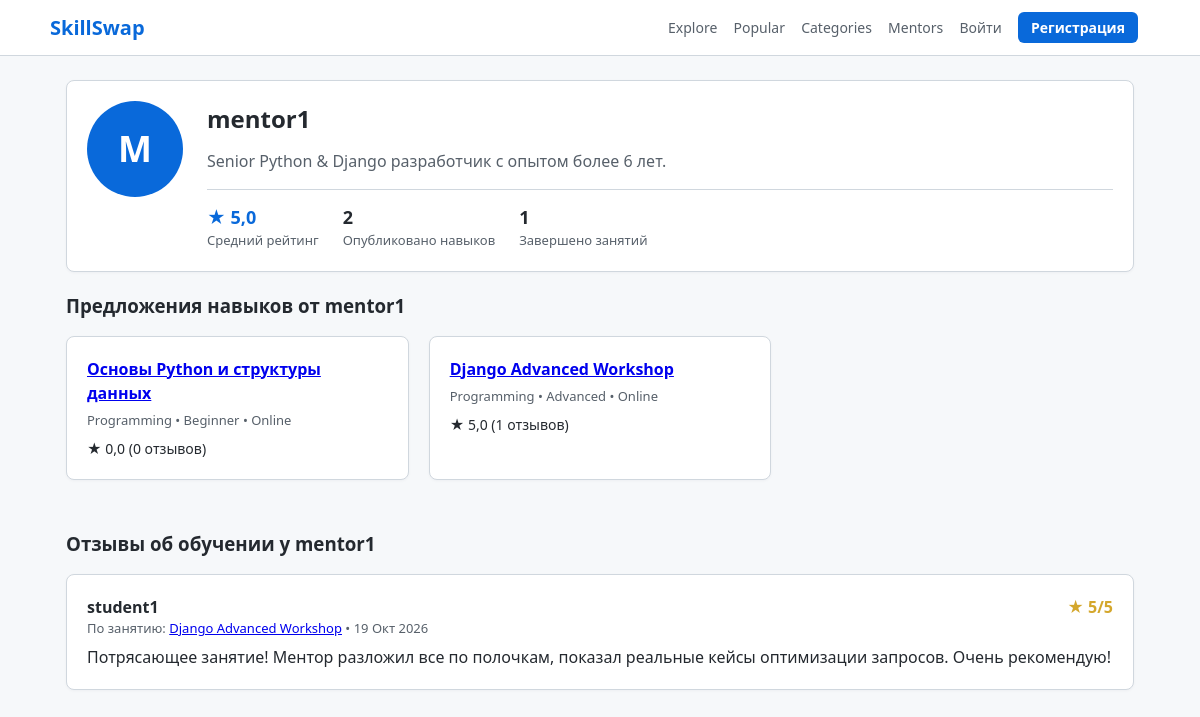
/accounts/profile/mentor1/, run on the app's committed database.
### accounts/models.py (models this page shows, shortened)
class User(AbstractUser):
    ROLE_CHOICES = [
        ("superadmin", "Супер админ"),
        ("admin", "Админ"),
        ("user", "Юзер"),
    ]
    role = models.CharField(max_length=20, choices=ROLE_CHOICES, default="user")
    is_banned = models.BooleanField(default=False)
    avatar = models.ImageField(upload_to="avatars/", null=True, blank=True)
    bio = models.TextField(blank=True, default="")
    @property
    def average_rating(self) -> float:
        from offers.models import Review
        reviews = Review.objects.filter(offer__author=self)
        if not reviews.exists():
            return 0.0
        avg = reviews.aggregate(models.Avg("rating"))["rating__avg"]
        return round(avg, 1) if avg else 0.0
    @property
    def published_offers_count(self) -> int:
        return self.offers.filter(status="published").count()
    @property
    def completed_lessons_count(self) -> int:
        from offers.models import LessonRequest
        return (
            LessonRequest.objects.filter(
                (models.Q(offer__author=self) | models.Q(student=self)),
                status="completed",
            )
            .distinct()
            .count()
        )

### offers/models.py (models this page shows, shortened)
class SkillOffer(models.Model):
    LEVEL_CHOICES = [
        ("Beginner", "Beginner"),
        ("Intermediate", "Intermediate"),
        ("Advanced", "Advanced"),
    ]
    FORMAT_CHOICES = [
        ("Online", "Online"),
        ("Offline", "Offline"),
    ]
    STATUS_CHOICES = [
        ("draft", "Draft"),
        ("pending", "Pending"),
        ("published", "Published"),
        ("rejected", "Rejected"),
    ]
    title = models.CharField(max_length=200)
    description = models.TextField()
    image = models.ImageField(upload_to="offers/", null=True, blank=True)
    category = models.ForeignKey(
        Category, on_delete=models.CASCADE, related_name="offers"
    )
    level = models.CharField(max_length=20, choices=LEVEL_CHOICES, default="Beginner")
    format = models.CharField(max_length=20, choices=FORMAT_CHOICES, default="Online")
    duration = models.CharField(max_length=50, default="60 минут")
    author = models.ForeignKey(
        settings.AUTH_USER_MODEL, on_delete=models.CASCADE, related_name="offers"
    )
    created_at = models.DateTimeField(auto_now_add=True)
    status = models.CharField(max_length=20, choices=STATUS_CHOICES, default="pending")
    class Meta:
        ordering = ["-created_at"]
    @property
    def average_rating(self) -> float:
        reviews = self.reviews.all()
        if not reviews.exists():
            return 0.0
        avg = reviews.aggregate(models.Avg("rating"))["rating__avg"]
        return round(avg, 1) if avg else 0.0
    @property
    def reviews_count(self) -> int:
        return self.reviews.count()

class Category(models.Model):
    name = models.CharField(max_length=100, unique=True)
    slug = models.SlugField(max_length=100, unique=True, blank=True)
    class Meta:
        ordering = ["name"]
        verbose_name_plural = "Categories"

class Review(models.Model):
    offer = models.ForeignKey(
        SkillOffer, on_delete=models.CASCADE, related_name="reviews"
    )
    lesson_request = models.OneToOneField(
        LessonRequest, on_delete=models.CASCADE, related_name="review"
    )
    student = models.ForeignKey(
        settings.AUTH_USER_MODEL, on_delete=models.CASCADE, related_name="reviews"
    )
    rating = models.IntegerField(choices=[(i, str(i)) for i in range(1, 6)])
    comment = models.TextField()
    created_at = models.DateTimeField(auto_now_add=True)
    class Meta:
        ordering = ["-created_at"]

### accounts/views.py (the view)
# urls.py: path("profile/<str:username>/", views.profile_view, name="profile"),
def profile_view(request: HttpRequest, username: str) -> HttpResponse:
    user_obj = get_object_or_404(User, username=username)
    from offers.models import Review, SkillOffer
    published_offers = (
        SkillOffer.objects.filter(author=user_obj, status="published")
        .select_related("category")
        .all()
    )
    reviews = (
        Review.objects.filter(offer__author=user_obj)
        .select_related("student", "offer")
        .all()
    )
    context = {
        "profile_user": user_obj,
        "published_offers": published_offers,
        "reviews": reviews,
    }
    return render(request, "accounts/profile.html", context)

### templates/accounts/profile.html (shortened to what this page needs)
{% extends "base.html" %}
{% block content %}
<div class="card" style="display: flex; gap: 24px; align-items: flex-start; flex-wrap: wrap;">
    <div>
        {% if profile_user.avatar %}
            <img src="{{ profile_user.avatar.url }}" alt="{{ profile_user.username }}" class="avatar-lg">
        {% else %}
            <div style="width: 96px; height: 96px; border-radius: 50%; background-color: #0969da; color: white; display: flex; align-items: center; justify-content: center; font-size: 36px; font-weight: bold;">
                {{ profile_user.username|slice:":1"|upper }}
            </div>
        {% endif %}
    </div>
    <div style="flex: 1;">
        <div style="display: flex; justify-content: space-between; align-items: center; flex-wrap: wrap;">
            <h2>
                {{ profile_user.username }}
            </h2>
        </div>
        <p style="margin: 12px 0; color: #57606a;">
            {{ profile_user.bio|default:"Пользователь пока не добавил описание о себе." }}
        </p>
        <div style="display: flex; gap: 24px; margin-top: 16px; border-top: 1px solid #d0d7de; padding-top: 14px;">
            <div>
                <strong style="font-size: 18px; color: #0969da;">★ {{ profile_user.average_rating }}</strong>
                <div style="font-size: 13px; color: #57606a;">Средний рейтинг</div>
            </div>
            <div>
                <strong style="font-size: 18px;">{{ profile_user.published_offers_count }}</strong>
                <div style="font-size: 13px; color: #57606a;">Опубликовано навыков</div>
            </div>
            <div>
                <strong style="font-size: 18px;">{{ profile_user.completed_lessons_count }}</strong>
                <div style="font-size: 13px; color: #57606a;">Завершено занятий</div>
            </div>
        </div>
    </div>
</div>
<h3 style="margin-bottom: 16px;">Предложения навыков от {{ profile_user.username }}</h3>
{% if published_offers %}
    <div class="grid">
        {% for offer in published_offers %}
            <div class="card">
                <h4><a href="{% url 'offers:offer_detail' offer_id=offer.id %}">{{ offer.title }}</a></h4>
                <p style="font-size: 13px; color: #57606a; margin: 6px 0;">
                    {{ offer.category.name }} • {{ offer.level }} • {{ offer.format }}
                </p>
                <div style="font-size: 14px; margin-top: 8px;">
                    ★ {{ offer.average_rating }} ({{ offer.reviews_count }} отзывов)
                </div>
            </div>
        {% endfor %}
    </div>
{% else %}
    <p style="color: #57606a;">У этого пользователя пока нет опубликованных предложений.</p>
{% endif %}
<h3 style="margin: 30px 0 16px 0;">Отзывы об обучении у {{ profile_user.username }}</h3>
{% if reviews %}
    <div>
        {% for review in reviews %}
            <div class="card" style="margin-bottom: 12px;">
                <div style="display: flex; justify-content: space-between;">
                    <strong>{{ review.student.username }}</strong>
                    <span style="color: #d4a72c; font-weight: bold;">★ {{ review.rating }}/5</span>
                </div>
                <div style="font-size: 13px; color: #57606a; margin-bottom: 6px;">
                    По занятию: <a href="{% url 'offers:offer_detail' offer_id=review.offer.id %}">{{ review.offer.title }}</a>
                    • {{ review.created_at|date:"d M Y" }}
                </div>
                <p>{{ review.comment }}</p>
            </div>
        {% endfor %}
    </div>
{% else %}
    <p style="color: #57606a;">Об этом пользователе пока нет отзывов.</p>
{% endif %}
{% endblock %}

### static/style.css (style rules this page uses)
* { box-sizing: border-box; margin: 0; padding: 0; }
body { font-family: system-ui, -apple-system, "Segoe UI", Roboto, sans-serif; color: #24292f; background-color: #f6f8fa; line-height: 1.5; padding-bottom: 50px; }
.card { background-color: #ffffff; border: 1px solid #d0d7de; border-radius: 8px; padding: 20px; margin-bottom: 20px; box-shadow: 0 1px 3px rgba(31,35,40,0.04); }
.grid { display: grid; grid-template-columns: repeat(auto-fill, minmax(300px, 1fr)); gap: 20px; }

### data on the page
User: username "M", username "mentor1", bio "Senior Python & Django разработчик с опытом более 6 лет.", average_rating "5,0", published_offers_count "2", completed_lessons_count "1"
SkillOffer: title "Основы Python и структуры данных", category.name "Programming", level "Beginner", format "Online", average_rating "0,0", reviews_count "0"
SkillOffer: title "Django Advanced Workshop", category.name "Programming", level "Advanced", format "Online", average_rating "5,0", reviews_count "1"
Review: student.username "student1", rating "5", offer "Django Advanced Workshop", created_at "19 Окт 2026", comment "Потрясающее занятие! Ментор разложил все по полочкам, показал реальные кейсы оптимизации запросов. Очень рекомендую!"
